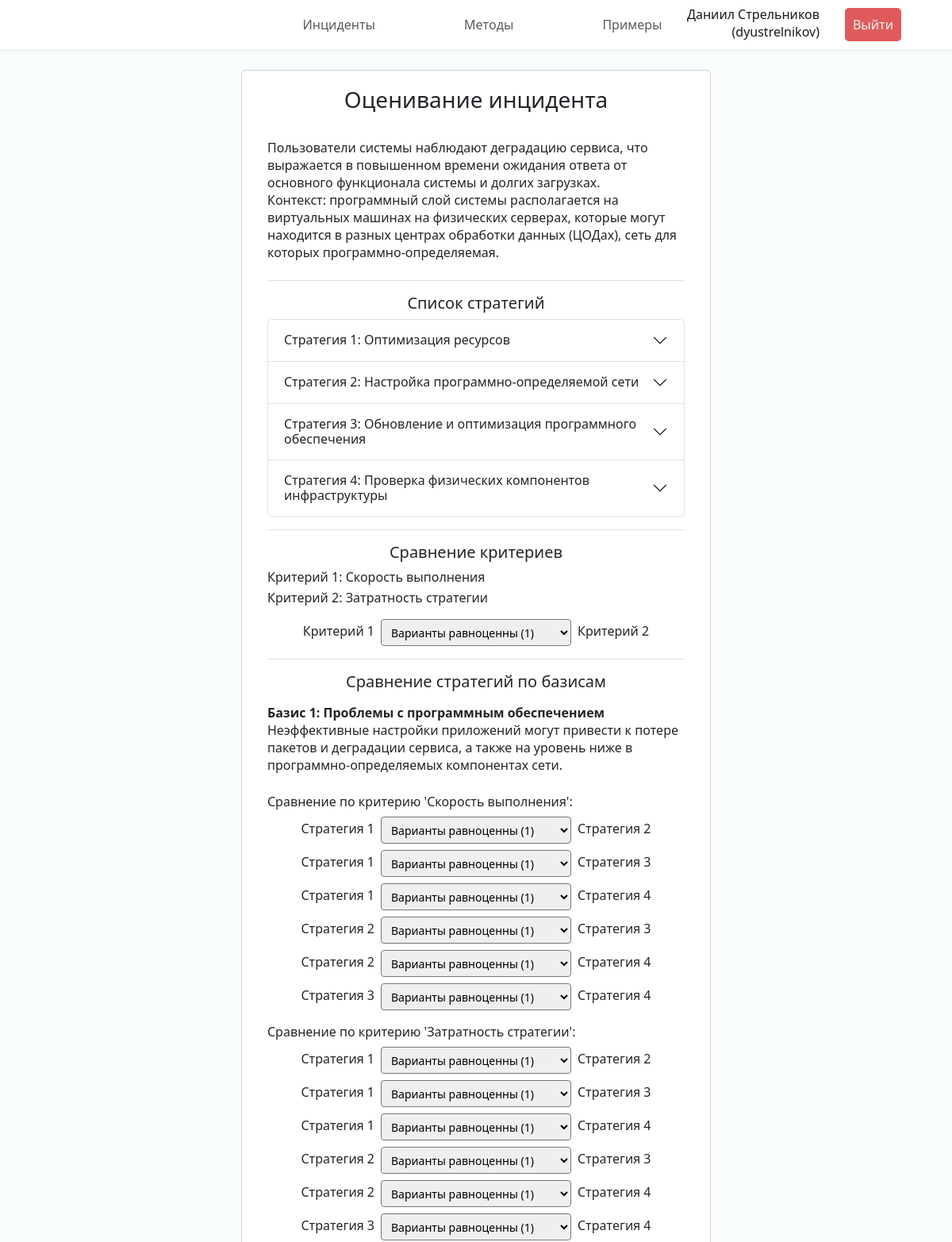
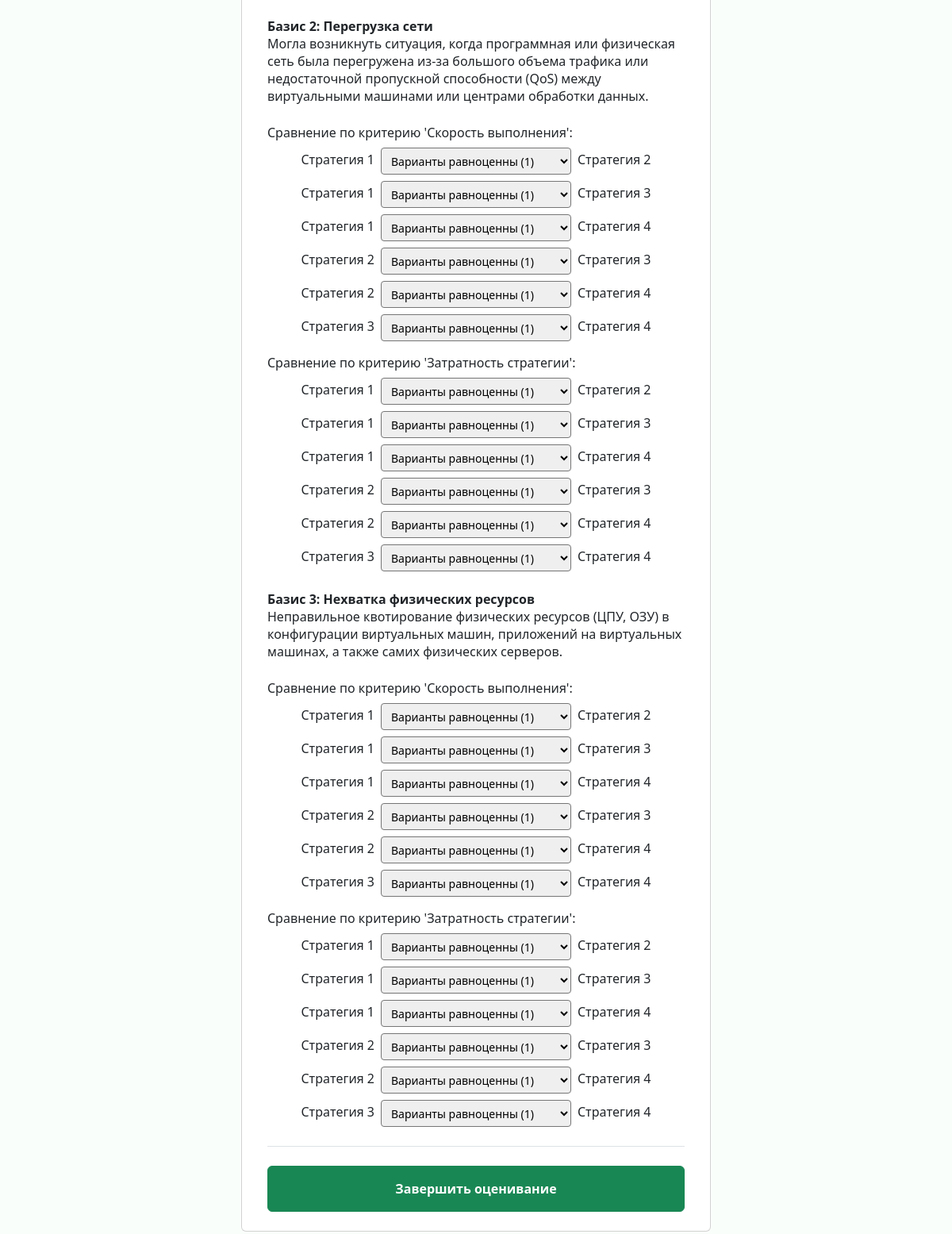
The page /incident/3/assess (signed in) on the database its author committed (2 pictures, top to bottom).
### incidents/models.py (models this page shows, shortened)
class Incident(models.Model):
    name = models.CharField("Название", max_length=100)
    description = models.TextField("Описание")
    created_at = models.DateTimeField("Создан")
    results = models.JSONField("Результаты", null=True, blank=True)
    creator = models.ForeignKey(Expert, verbose_name="Инициатор", on_delete=models.CASCADE,
                                related_name="authored_incidents")
    status = models.ForeignKey(Status, verbose_name="Статус", on_delete=models.CASCADE)
    criteries = models.ManyToManyField(Criteria, through="IncidentCriteria")
    experts = models.ManyToManyField(Expert, through="IncidentExpert")
    class Meta:
        verbose_name = "Инцидент"
        verbose_name_plural = "Инциденты"

class Strategy(models.Model):
    incident = models.ForeignKey(Incident, verbose_name="Инцидент", on_delete=models.CASCADE)
    name = models.CharField("Название", max_length=100)
    description = models.TextField("Описание")
    number = models.PositiveSmallIntegerField("Номер")
    class Meta:
        verbose_name = "Стратегия устранения инцидента"
        verbose_name_plural = "Стратегии устранения инцидента"
        unique_together = ('incident', 'name',)

class IncidentCriteria(models.Model):
    incident = models.ForeignKey(Incident, verbose_name="Инцидент", on_delete=models.CASCADE)
    criteria = models.ForeignKey(Criteria, verbose_name="Критерий", on_delete=models.CASCADE)
    number = models.PositiveSmallIntegerField("Номер")
    class Meta:
        verbose_name = "Критерий ранжирования инцидента"
        verbose_name_plural = "Критерии ранжирования инцидента"
        unique_together = ('incident', 'criteria',)

class Criteria(models.Model):
    description = models.CharField("Описание", max_length=200)
    def __str__(self) -> str:
        return self.description
    class Meta:
        verbose_name = "Критерий ранжирования"
        verbose_name_plural = "Критерии ранжирования"

class Basis(models.Model):
    incident = models.ForeignKey(Incident, verbose_name="Инцидент", on_delete=models.CASCADE)
    name = models.CharField("Название", max_length=100)
    description = models.TextField("Описание")
    number = models.PositiveSmallIntegerField("Номер")
    class Meta:
        verbose_name = "Базис инцидента"
        verbose_name_plural = "Базисы инцидента"
        unique_together = ('incident', 'name',)

### incidents/views.py (the view)
# urls.py: path("incident/<int:incident_id>/assess", views.incident_assess, name="incident_assess"),
@login_required(login_url='login')
def incident_assess(request, incident_id):
    if request.method == 'POST':
        try:
            incident = Incident.objects.get(id=incident_id)
        except Incident.DoesNotExist:
            raise Http404("Инцидент не существует")
        try:
            expert = Expert.objects.get(user=request.user)
        except Expert.DoesNotExist:
            raise Http404("Эксперт не существует")
        incident_expert = IncidentExpert.objects.get(incident=incident,
                                                        expert=expert)
        incident_expert.scores = prepare_scores(json.loads(request.body),
                                                incident.criteries.count(),
                                                incident.strategy_set.count())
        incident_expert.save()
        if check_all_experts_done(incident):
            incident.status = Status.objects.get(name="Оценен")
            incident.results = calculate_incident(get_all_scores(incident))
            incident.save()
        elif incident.status.name == 'Инициирован':
            incident.status = Status.objects.get(name="В процессе оценивания")
            incident.save()
        return HttpResponse(status=200)
    else:
        try:
            incident = Incident.objects.get(id=incident_id)
        except Incident.DoesNotExist:
            raise Http404("Инцидент не существует")
        assessment_form = AssessmentForm()
        return render(request, "incidents/incident_assess.html",
                      {'incident': incident, 'assessment_form': assessment_form})

### incidents/forms.py
class AssessmentForm(forms.Form):
    CHOICES = {'1/9': 'Очень сильно уступает (1/9)',
               '1/7': 'Значительно уступает (1/7)',
               '1/5': 'Сильно уступает (1/5)',
               '1/3': 'Умеренно уступает (1/3)',
               '1': 'Варианты равноценны (1)',
               '3': 'Умеренно превосходит (3)',
               '5': 'Сильно превосходит (5)',
               '7': 'Значительно превосходит (7)',
               '9': 'Очень сильно превосходит (9)'}
    choice = forms.ChoiceField(widget=forms.Select(attrs={'class': 'form-select-sm'}),
                          choices=CHOICES, initial='1')

### incidents/templatetags/utiltags.py (called while the page is built)
@register.filter(name='times')
def times(_min, args=None):
    _max, _step = None, None
    if args:
        if not isinstance(args, int):
            _max, _step = map(int, args.split(','))
        else:
            _max = args
    args = filter(None, (_min, _max, _step))
    return range(*args)

### incidents/templates/incidents/incident_assess.html (shortened to what this page needs)
{% extends 'incidents/base.html' %}
{% load static %}
{% load utiltags %}
{% block header %}
<header class="header fixed-top shadow-sm d-flex">
    <nav class="navbar navbar-expand-lg w-100">
        <div class="collapse navbar-collapse justify-content-center" id="navbarNav">
        <ul class="navbar-nav py-1">
            <li class="nav-item px-5"><a class="nav-link" href="{% url 'incidents' %}">Инциденты</a></li>
            <li class="nav-item px-5"><a class="nav-link" href="{% url 'methods' %}">Методы</a></li>
            <li class="nav-item px-5"><a class="nav-link" href="{% url 'examples' %}">Примеры</a></li>
        </ul>
        </div>
        <ul class="navbar-nav position-fixed end-0 me-5 align-items-center">
            <li class="nav-item px-3 text-end mb-1">
                <div class="fullname">{{ request.user.get_full_name }}</div>
                <div class="username">({{ request.user.get_username }})</div>
            </li>
            <li class="nav-item px-3">
                <form action="{% url 'logout' %}" method="POST">
                    <button class="logout-btn" type="submit">Выйти</button>
                </form>
            </li>
          </ul>
    </nav>
</header>
{% endblock %}
{% block content %}
<div class="cards d-flex p-2 flex-column align-items-center">
  <div class="col-lg-6 col-xxl-5 card mb-3">
    <div class="card-body mx-3 my-1">
      <form id="assessment">
        <h3 class="mb-4	text-center">Оценивание инцидента</h3>
        <div class="card-text py-2 border-bottom">
          {{ incident.description|linebreaks }}
        </div>
        <div class="d-flex flex-column gap-2 py-3 border-bottom">
          <h5 class="m-0 text-center">Список стратегий</h5>
          <div class="accordion" id="accordionStrategies">
            {% for strategy in incident.strategy_set.all %}
              <div class="accordion-item">
                <h2 class="accordion-header">
                  <button class="accordion-button collapsed" type="button" data-bs-toggle="collapse" data-bs-target="#collapse{{ forloop.counter }}" aria-expanded="true" aria-controls="collapse{{ forloop.counter }}">
                    Стратегия {{ forloop.counter }}: {{ strategy.name }}
                  </button>
                </h2>
              </div>
            {% endfor %}
          </div>
        </div>
        {% if incident.criteries.count > 1 %}
          <div class="d-flex flex-column gap-2 py-3 border-bottom">
            <h5 class="m-0 text-center">Сравнение критериев</h5>
            <div class="d-flex flex-column gap-1 mb-2">
              {% for criteria in incident.incidentcriteria_set.all %}
                <span>Критерий {{ forloop.counter }}: {{ criteria.criteria }}</span>
              {% endfor %}
            </div>
            {% for x in incident.criteries.count|times %}
              {% for y in x|add:"1"|times:incident.criteries.count %}
                <div name="criteria" class="d-flex justify-content-center gap-2">
                  <label for="id_choice" class="form-label mt-1">Критерий {{x|add:"1"}}</label>
                  {{ assessment_form.choice }}
                  <label for="id_choice" class="form-label mt-1">Критерий {{y|add:"1"}}</label>
                </div>
              {% endfor %}
            {% endfor %}
          </div>
        {% endif %}
        {% if incident.basis_set.count > 0 and incident.strategy_set.count > 1 %}
          <div class="d-flex flex-column gap-3 py-3 border-bottom">
            <h5 class="m-0 text-center">Сравнение стратегий по базисам</h4>
            {% for basis in incident.basis_set.all %}
              <div name="basis">
                <div class="fw-bold">Базис {{ forloop.counter }}: {{ basis.name }}</div>
                <div>{{ basis.description|linebreaks }}</div>
                {% for criteria in incident.criteries.all %}
                  <div name="criteria_basis" class="py-2 d-flex flex-column gap-2">
                    <div>Сравнение по критерию '{{ criteria.description }}':</div>
                    {% for x in incident.strategy_set.count|times %}
                      {% for y in x|add:"1"|times:incident.strategy_set.count %}
                        <div name="strategy" class="d-flex justify-content-center align-content-center gap-2">
                          <label for="id_choice" class="form-label mt-1">Стратегия {{x|add:"1"}}</label>
                          {{ assessment_form.choice }}
                          <label for="id_choice" class="form-label mt-1">Стратегия {{y|add:"1"}}</label>
                        </div>
                      {% endfor %}
                    {% endfor %}
                  </div>
                {% endfor %}
              </div>
            {% endfor %}
          </div>
        {% endif %}
        <input type="submit" value="Завершить оценивание" class="btn btn-success mt-4 mb-1 p-3 w-100 fw-bold"/>
      </form>
    </div>
  </div>
</div>
{% endblock %}

### incidents/static/incidents/css/style.css (style rules this page uses)
:root { --font-family: "Segoe UI", Roboto, "Helvetica Neue", Arial, sans-serif; }
* { box-sizing: border-box; padding: 0; margin: 0; }
body { margin: 5rem 0 0 0; font-family: var(--font-family); font-weight: 400; line-height: normal; background-color: rgb(250, 254, 251); color: #19171a; overflow: overlay; width: 100%; }
.header { background: rgb(255, 255, 255); }
.logout-btn { padding: 10px; background-color: #df5b5b; color: #f5efef; text-decoration: none; border-radius: 5px; border-width: 0; }

### rows shown on the page
Incident: description "Пользователи системы наблюдают деградацию сервиса, что выражается в повышенном времени ожидания ответа от основного функционала системы и долгих загрузках. Контекст: программный слой системы располагается на виртуальных машинах на физических серверах, которые могут находится в разных центрах обработки данных (ЦОДах), сеть для которых программно-определяемая."
Strategy: name "Оптимизация ресурсов"
Strategy: name "Настройка программно-определяемой сети"
Strategy: name "Обновление и оптимизация программного обеспечения"
Strategy: name "Проверка физических компонентов инфраструктуры"
IncidentCriteria: criteria "Скорость выполнения"
IncidentCriteria: criteria "Затратность стратегии"
Basis: name "Проблемы с программным обеспечением", description "Неэффективные настройки приложений могут привести к потере пакетов и деградации сервиса, а также на уровень ниже в программно-определяемых компонентах сети."
Criteria: description "Скорость выполнения", x "1" "1" "1" "2" "2" "3" "1" "1" "1" "2" "2" "3" "1" "1" "1" "2" "2" "3", x "2" "3" "4" "3" "4" "4" "2" "3" "4" "3" "4" "4" "2" "3" "4" "3" "4" "4"
Criteria: description "Затратность стратегии", x "1" "1" "1" "2" "2" "3" "1" "1" "1" "2" "2" "3" "1" "1" "1" "2" "2" "3", x "2" "3" "4" "3" "4" "4" "2" "3" "4" "3" "4" "4" "2" "3" "4" "3" "4" "4"
Basis: name "Перегрузка сети", description "Могла возникнуть ситуация, когда программная или физическая сеть была перегружена из-за большого объема трафика или недостаточной пропускной способности (QoS) между виртуальными машинами или центрами обработки данных."
Basis: name "Нехватка физических ресурсов", description "Неправильное квотирование физических ресурсов (ЦПУ, ОЗУ) в конфигурации виртуальных машин, приложений на виртуальных машинах, а также самих физических серверов."

### other values the page prints
{{ request.user.get_full_name }} "Даниил Стрельников"
{{ request.user.get_username }} "dyustrelnikov"
{{ x|add:"1" }} "1"
{{ y|add:"1" }} "2"
